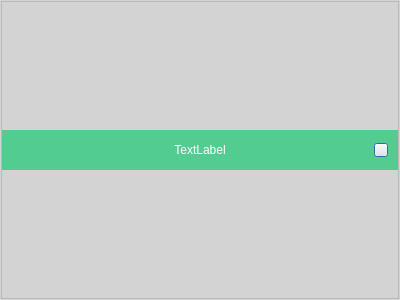
<?xml version="1.0" encoding="UTF-8"?>
<ui version="4.0">
 <class>CTabItemDlg</class>
 <widget class="QDialog" name="CTabItemDlg">
  <property name="geometry">
   <rect>
    <x>0</x>
    <y>0</y>
    <width>400</width>
    <height>300</height>
   </rect>
  </property>
  <property name="windowTitle">
   <string>Dialog</string>
  </property>
  <property name="styleSheet">
   <string notr="true">QWidget#CTabItemDlg{
	background-color: rgb(211, 211, 211);
}	</string>
  </property>
  <layout class="QGridLayout" name="gridLayout">
   <property name="leftMargin">
    <number>1</number>
   </property>
   <property name="topMargin">
    <number>1</number>
   </property>
   <property name="rightMargin">
    <number>1</number>
   </property>
   <property name="bottomMargin">
    <number>1</number>
   </property>
   <property name="spacing">
    <number>0</number>
   </property>
   <item row="0" column="0">
    <widget class="QFrame" name="frame">
     <property name="styleSheet">
      <string notr="true">#frame
{
	/*background-color: rgb(52, 54, 58);*/
}</string>
     </property>
     <property name="frameShape">
      <enum>QFrame::StyledPanel</enum>
     </property>
     <property name="frameShadow">
      <enum>QFrame::Raised</enum>
     </property>
     <layout class="QVBoxLayout" name="verticalLayout">
      <property name="spacing">
       <number>0</number>
      </property>
      <property name="leftMargin">
       <number>0</number>
      </property>
      <property name="topMargin">
       <number>0</number>
      </property>
      <property name="rightMargin">
       <number>0</number>
      </property>
      <property name="bottomMargin">
       <number>0</number>
      </property>
      <item>
       <widget class="QWidget" name="widget" native="true">
        <property name="minimumSize">
         <size>
          <width>0</width>
          <height>40</height>
         </size>
        </property>
        <property name="maximumSize">
         <size>
          <width>16777215</width>
          <height>40</height>
         </size>
        </property>
        <property name="styleSheet">
         <string notr="true">#widget{
background-color: rgb(82, 204, 144);
/*border-top-left-radius : 10px; 
border-top-right-radius : 10px; */
}</string>
        </property>
        <layout class="QHBoxLayout" name="horizontalLayout_2">
         <property name="spacing">
          <number>0</number>
         </property>
         <property name="leftMargin">
          <number>10</number>
         </property>
         <property name="topMargin">
          <number>0</number>
         </property>
         <property name="rightMargin">
          <number>10</number>
         </property>
         <property name="bottomMargin">
          <number>0</number>
         </property>
         <item>
          <widget class="QLabel" name="label">
           <property name="minimumSize">
            <size>
             <width>14</width>
             <height>0</height>
            </size>
           </property>
           <property name="maximumSize">
            <size>
             <width>14</width>
             <height>16777215</height>
            </size>
           </property>
           <property name="text">
            <string/>
           </property>
          </widget>
         </item>
         <item>
          <widget class="QLabel" name="labTitle">
           <property name="sizePolicy">
            <sizepolicy hsizetype="Expanding" vsizetype="Preferred">
             <horstretch>0</horstretch>
             <verstretch>0</verstretch>
            </sizepolicy>
           </property>
           <property name="minimumSize">
            <size>
             <width>0</width>
             <height>30</height>
            </size>
           </property>
           <property name="maximumSize">
            <size>
             <width>16777215</width>
             <height>30</height>
            </size>
           </property>
           <property name="styleSheet">
            <string notr="true">color: rgb(255, 255, 255);
font: 16px &quot;微软雅黑&quot;;</string>
           </property>
           <property name="text">
            <string>TextLabel</string>
           </property>
           <property name="alignment">
            <set>Qt::AlignCenter</set>
           </property>
          </widget>
         </item>
         <item>
          <widget class="QPushButton" name="btnClose">
           <property name="minimumSize">
            <size>
             <width>14</width>
             <height>14</height>
            </size>
           </property>
           <property name="maximumSize">
            <size>
             <width>14</width>
             <height>14</height>
            </size>
           </property>
           <property name="styleSheet">
            <string notr="true">border-image: url(:/Login/img/Login/close_green_Click.png);
</string>
           </property>
           <property name="text">
            <string/>
           </property>
          </widget>
         </item>
        </layout>
       </widget>
      </item>
     </layout>
    </widget>
   </item>
  </layout>
 </widget>
 <resources>
  <include location="../../VLive/VLive.qrc"/>
 </resources>
 <connections/>
</ui>
